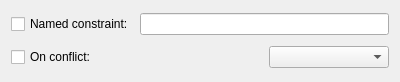
<?xml version="1.0" encoding="UTF-8"?>
<ui version="4.0">
 <class>ColumnUniqueAndNotNullPanel</class>
 <widget class="QWidget" name="ColumnUniqueAndNotNullPanel">
  <property name="geometry">
   <rect>
    <x>0</x>
    <y>0</y>
    <width>400</width>
    <height>82</height>
   </rect>
  </property>
  <property name="minimumSize">
   <size>
    <width>0</width>
    <height>80</height>
   </size>
  </property>
  <property name="windowTitle">
   <string>Form</string>
  </property>
  <layout class="QVBoxLayout" name="verticalLayout">
   <item>
    <widget class="QWidget" name="namedWidget" native="true">
     <layout class="QHBoxLayout" name="horizontalLayout">
      <property name="margin">
       <number>0</number>
      </property>
      <item>
       <widget class="QCheckBox" name="namedCheck">
        <property name="text">
         <string>Named constraint:</string>
        </property>
       </widget>
      </item>
      <item>
       <widget class="QLineEdit" name="namedEdit"/>
      </item>
     </layout>
    </widget>
   </item>
   <item>
    <widget class="QWidget" name="conflictWidget" native="true">
     <layout class="QHBoxLayout" name="horizontalLayout_2">
      <property name="margin">
       <number>0</number>
      </property>
      <item>
       <widget class="QCheckBox" name="conflictCheck">
        <property name="text">
         <string>On conflict:</string>
        </property>
       </widget>
      </item>
      <item>
       <widget class="QComboBox" name="conflictCombo">
        <property name="maximumSize">
         <size>
          <width>120</width>
          <height>16777215</height>
         </size>
        </property>
       </widget>
      </item>
     </layout>
    </widget>
   </item>
  </layout>
 </widget>
 <resources/>
 <connections/>
</ui>
